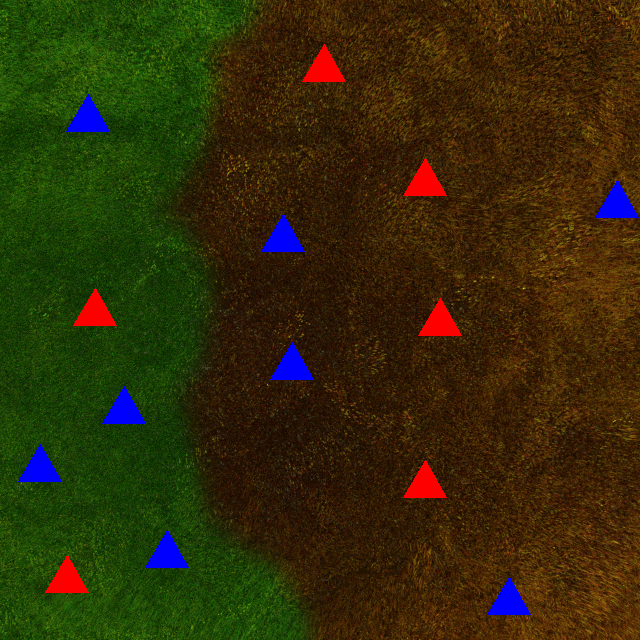
#> input picture photos/3.png, 640 x 640 px, found by its file name
$ python MASK.py
#> lines starting #> are read from the running program, lines starting #| are printed output that depends on the picture; after the words box and inside, x2 and y2 are one past the last pixel; in counts of white or black regions, pixels touching at a corner belong together
import cv2
import numpy as np

# Load the image
image = cv2.imread('photos/3.png')
#> image is the input picture: shape (640, 640, 3); mean B, G, R 9.4, 44, 50.8

# Convert the image to the HSV color space
hsv_image = cv2.cvtColor(image, cv2.COLOR_BGR2HSV)
#> hsv_image: shape (640, 640, 3); mean H, S, V 28.2, 234, 67.4


# Define color ranges for the brown and green areas
brown_lower = np.array([10, 50, 50])
brown_upper = np.array([30, 255, 255])

green_lower = np.array([35, 50, 50])
green_upper = np.array([85, 255, 255])

# Create masks for the brown and green areas
brown_mask = cv2.inRange(hsv_image, brown_lower, brown_upper)
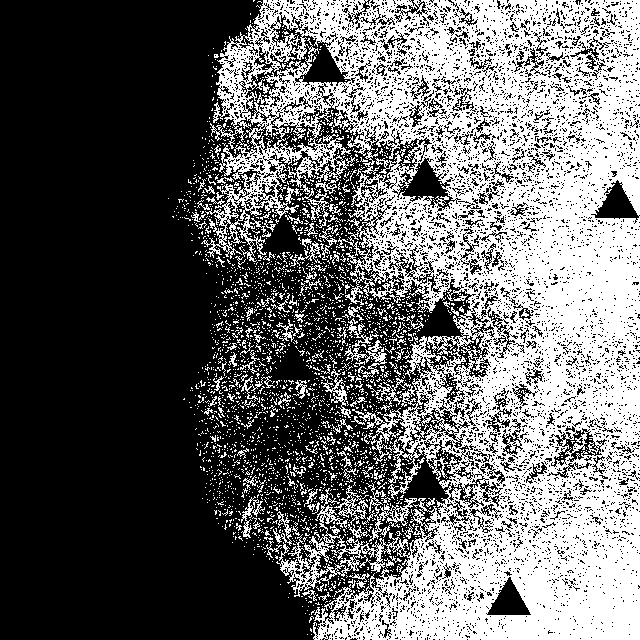
#> brown_mask: shape (640, 640); 39.5% white; 2902 white regions (2760 under 20 px), largest, box (x1, y1, x2, y2) and area: (201, 0, 640, 640) 145454, (366, 483, 417, 542) 610, (344, 346, 387, 379) 382
green_mask = cv2.inRange(hsv_image, green_lower, green_upper)
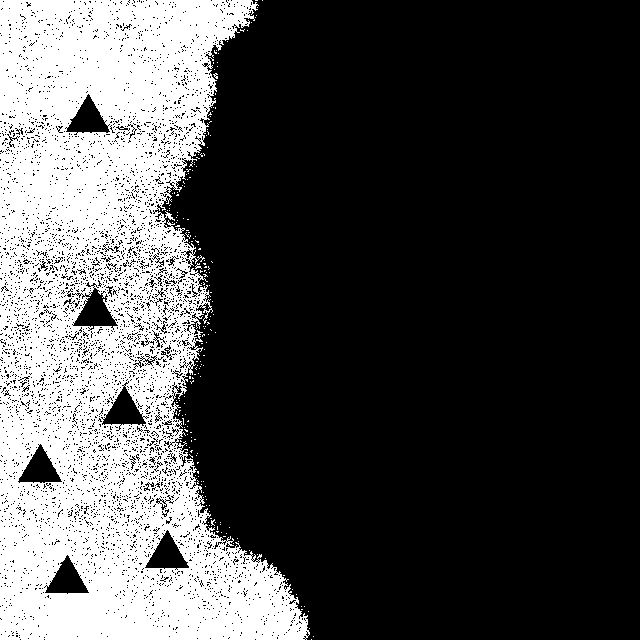
#> green_mask: shape (640, 640); 29% white; 198 white regions (197 under 20 px), largest, box (x1, y1, x2, y2) and area: (0, 0, 310, 640) 118458

# Apply morphological operations to clean up the masks
kernel = np.ones((5, 5), np.uint8)
brown_mask = cv2.morphologyEx(brown_mask, cv2.MORPH_CLOSE, kernel)
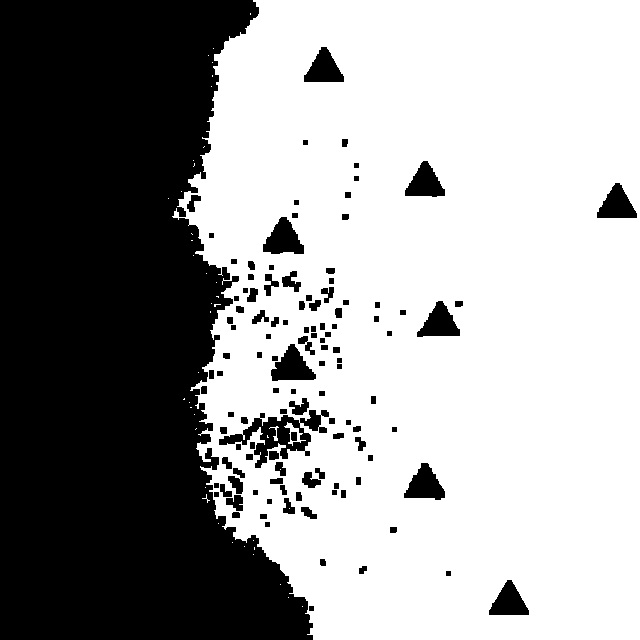
#> brown_mask: shape (640, 640); 61.2% white; 118 black regions, largest, box (x1, y1, x2, y2) and area: (0, 0, 313, 640) 144018, (219, 410, 329, 468) 2146, (271, 344, 316, 381) 963
green_mask = cv2.morphologyEx(green_mask, cv2.MORPH_CLOSE, kernel)
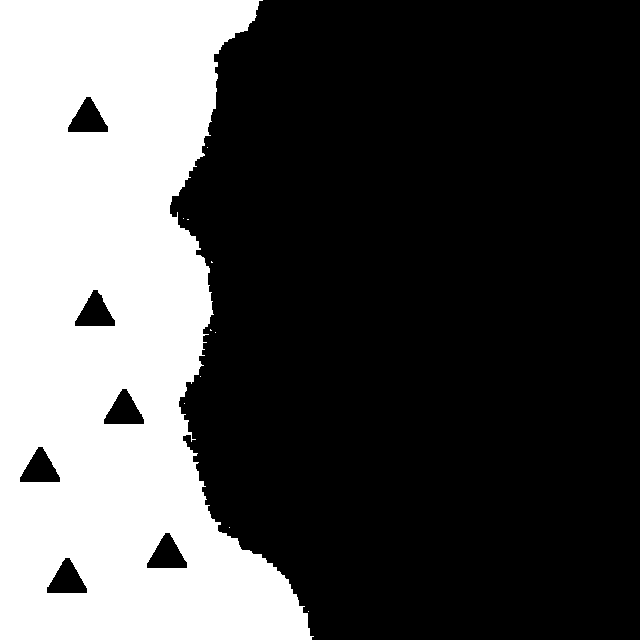
#> green_mask: shape (640, 640); 32.7% white; 11 white regions (10 under 20 px), largest, box (x1, y1, x2, y2) and area: (0, 0, 314, 640) 134064

# Separate the houses in the brown and green areas
houses_brown = cv2.bitwise_and(image, image, mask=brown_mask)
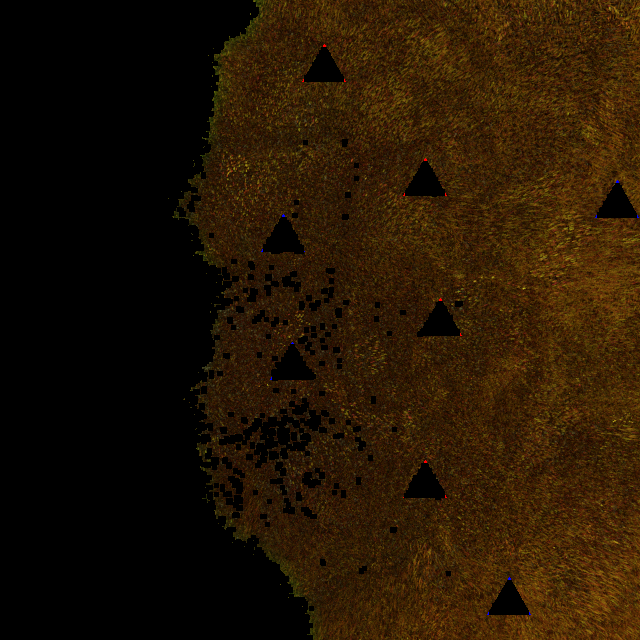
#> houses_brown: shape (640, 640, 3); mean B, G, R 3.2, 21.2, 36.8
houses_green = cv2.bitwise_and(image, image, mask=green_mask)
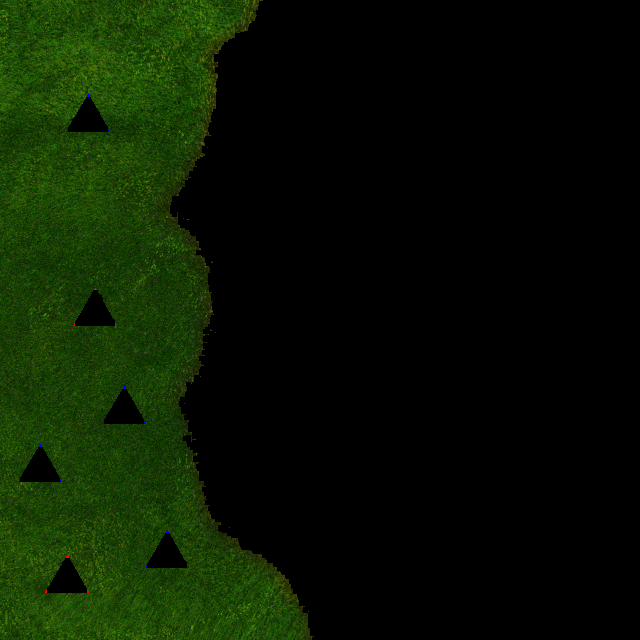
#> houses_green: shape (640, 640, 3); mean B, G, R 1.8, 22, 9.8
cv2.imshow('greenmask', green_mask)
cv2.imshow('brown', brown_mask)
# Display the images with houses in the brown and green areas
cv2.imshow('Houses in Brown Area', houses_brown)
cv2.imshow('Houses in Green Area', houses_green)

cv2.waitKey(0)
cv2.destroyAllWindows()

$ run again, with photos/1.png copied over photos/3.png
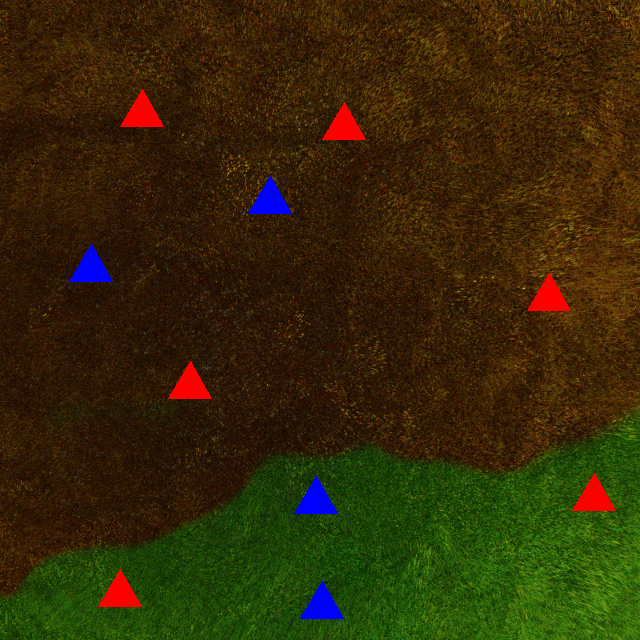
#> input picture photos/1.png, 640 x 640 px, found by its file name
#> image is the input picture: shape (640, 640, 3); mean B, G, R 7.3, 41.1, 52.4
#> hsv_image: shape (640, 640, 3); mean H, S, V 23.5, 233.2, 64.1
#> `brown_mask = cv2.inRange(hsv_image, brown_lower, brown_upper)`:
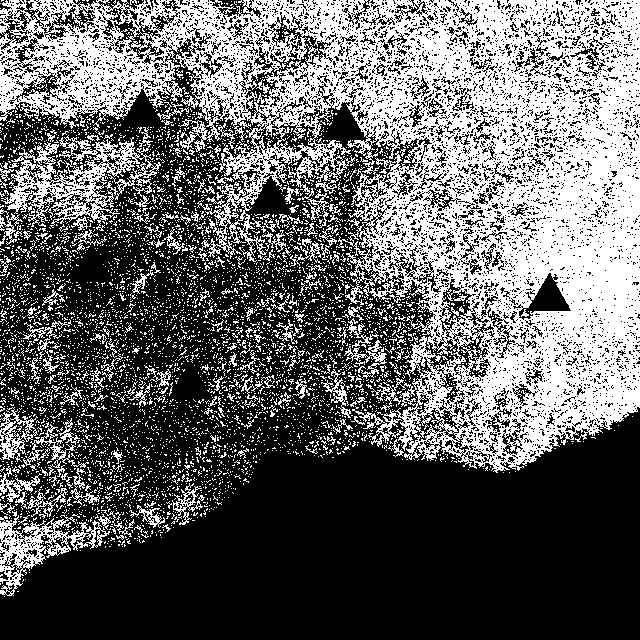
#> brown_mask: shape (640, 640); 39% white; 5534 white regions (5317 under 20 px), largest, box (x1, y1, x2, y2) and area: (0, 0, 640, 473) 122355, (1, 127, 161, 231) 5338, (0, 515, 110, 596) 2629
#> `houses_green = cv2.bitwise_and(image, image, mask=green_mask)`:
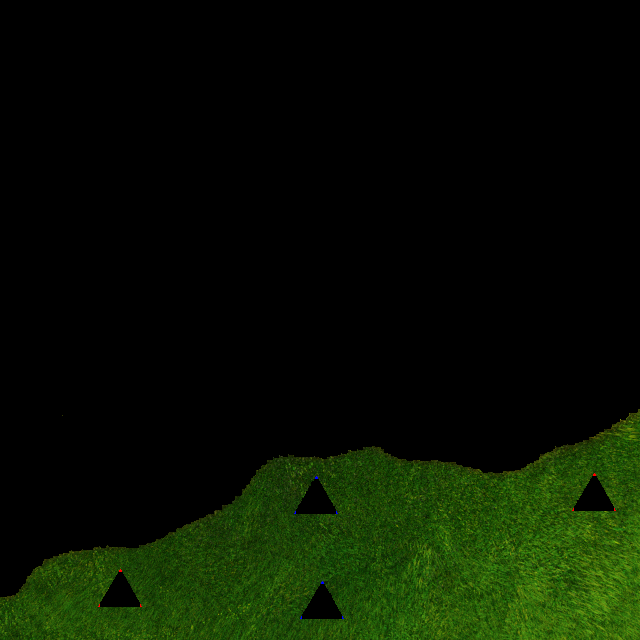
#> houses_green: shape (640, 640, 3); mean B, G, R 1.5, 17.9, 8.4

$ run again, with photos/10.png copied over photos/3.png
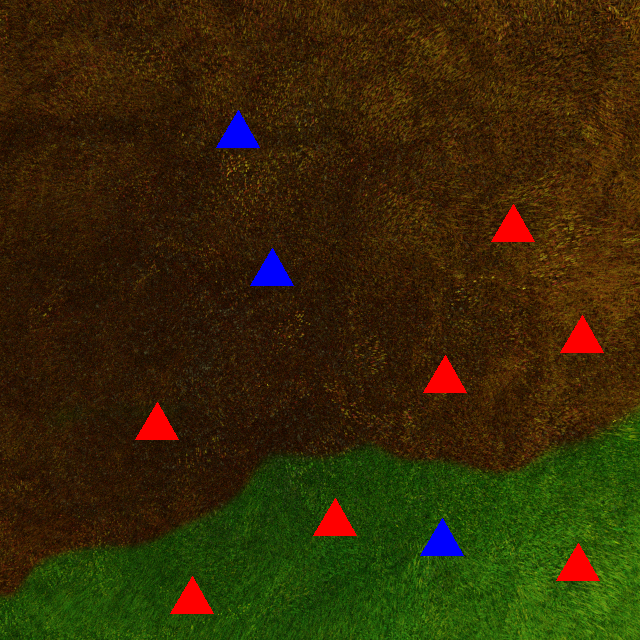
#> input picture photos/10.png, 640 x 640 px, found by its file name
#> image is the input picture: shape (640, 640, 3); mean B, G, R 6.8, 41, 52.9
#> hsv_image: shape (640, 640, 3); mean H, S, V 23.3, 233.2, 64.1
#> `brown_mask = cv2.inRange(hsv_image, brown_lower, brown_upper)`:
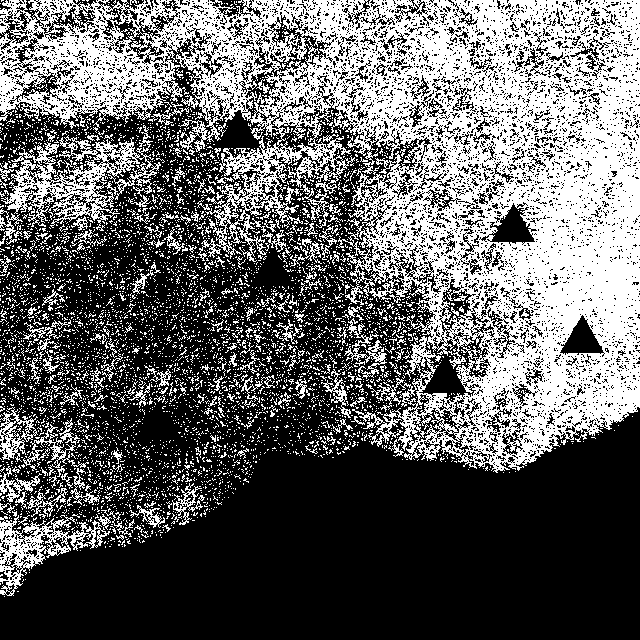
#> brown_mask: shape (640, 640); 38.9% white; 5521 white regions (5306 under 20 px), largest, box (x1, y1, x2, y2) and area: (0, 0, 640, 473) 122179, (1, 125, 161, 231) 5342, (0, 515, 110, 596) 2629
#> `houses_green = cv2.bitwise_and(image, image, mask=green_mask)`:
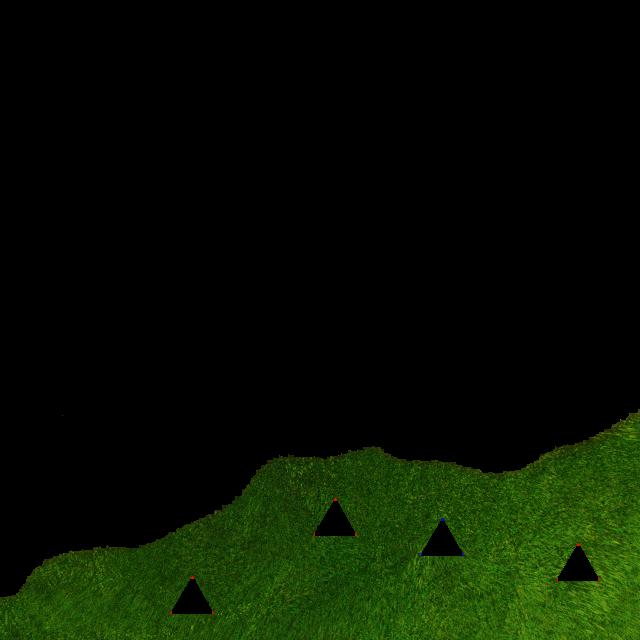
#> houses_green: shape (640, 640, 3); mean B, G, R 1.5, 17.9, 8.4

$ run again, with photos/11.png copied over photos/3.png
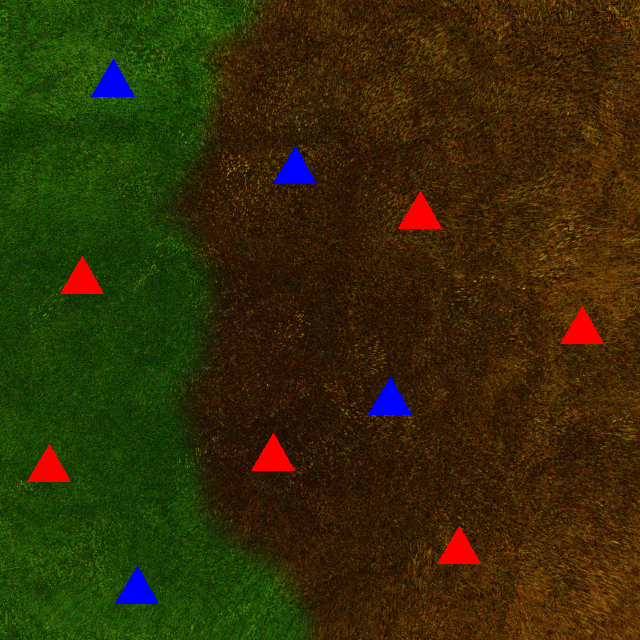
#> input picture photos/11.png, 640 x 640 px, found by its file name
#> image is the input picture: shape (640, 640, 3); mean B, G, R 7.3, 44.4, 51.2
#> hsv_image: shape (640, 640, 3); mean H, S, V 27.4, 233.8, 65.8
#> `brown_mask = cv2.inRange(hsv_image, brown_lower, brown_upper)`:
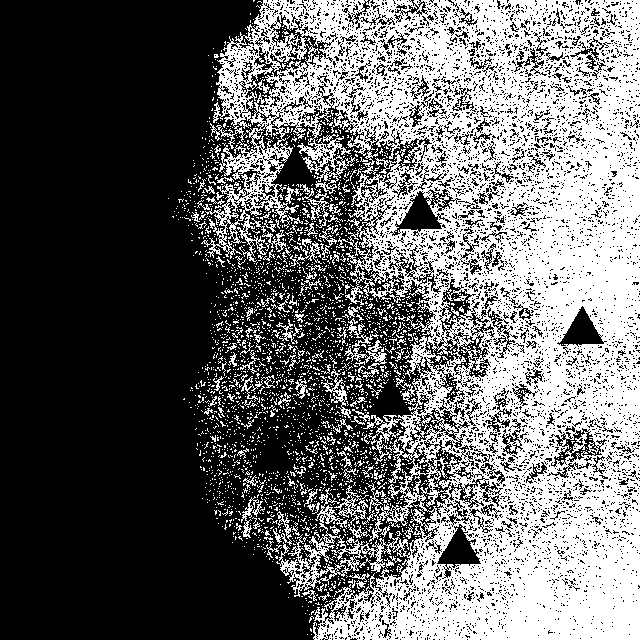
#> brown_mask: shape (640, 640); 39.8% white; 2913 white regions (2771 under 20 px), largest, box (x1, y1, x2, y2) and area: (201, 0, 640, 640) 146982, (344, 346, 387, 379) 382, (334, 485, 368, 525) 346
#> `houses_green = cv2.bitwise_and(image, image, mask=green_mask)`:
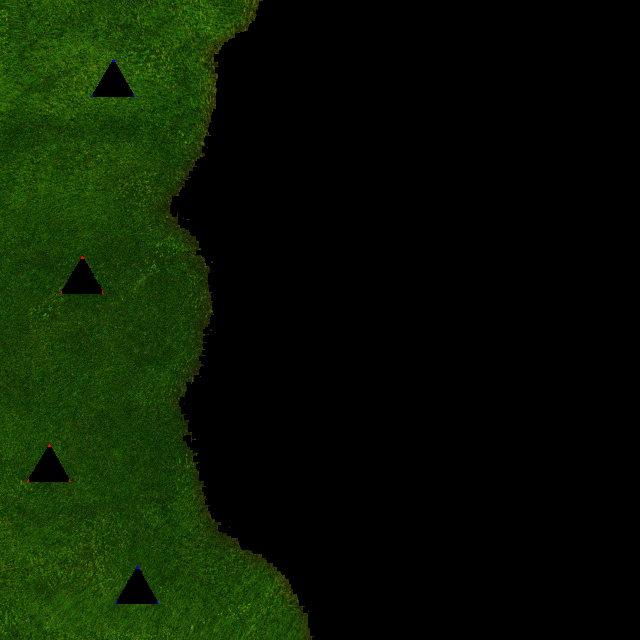
#> houses_green: shape (640, 640, 3); mean B, G, R 1.8, 22.3, 9.9
